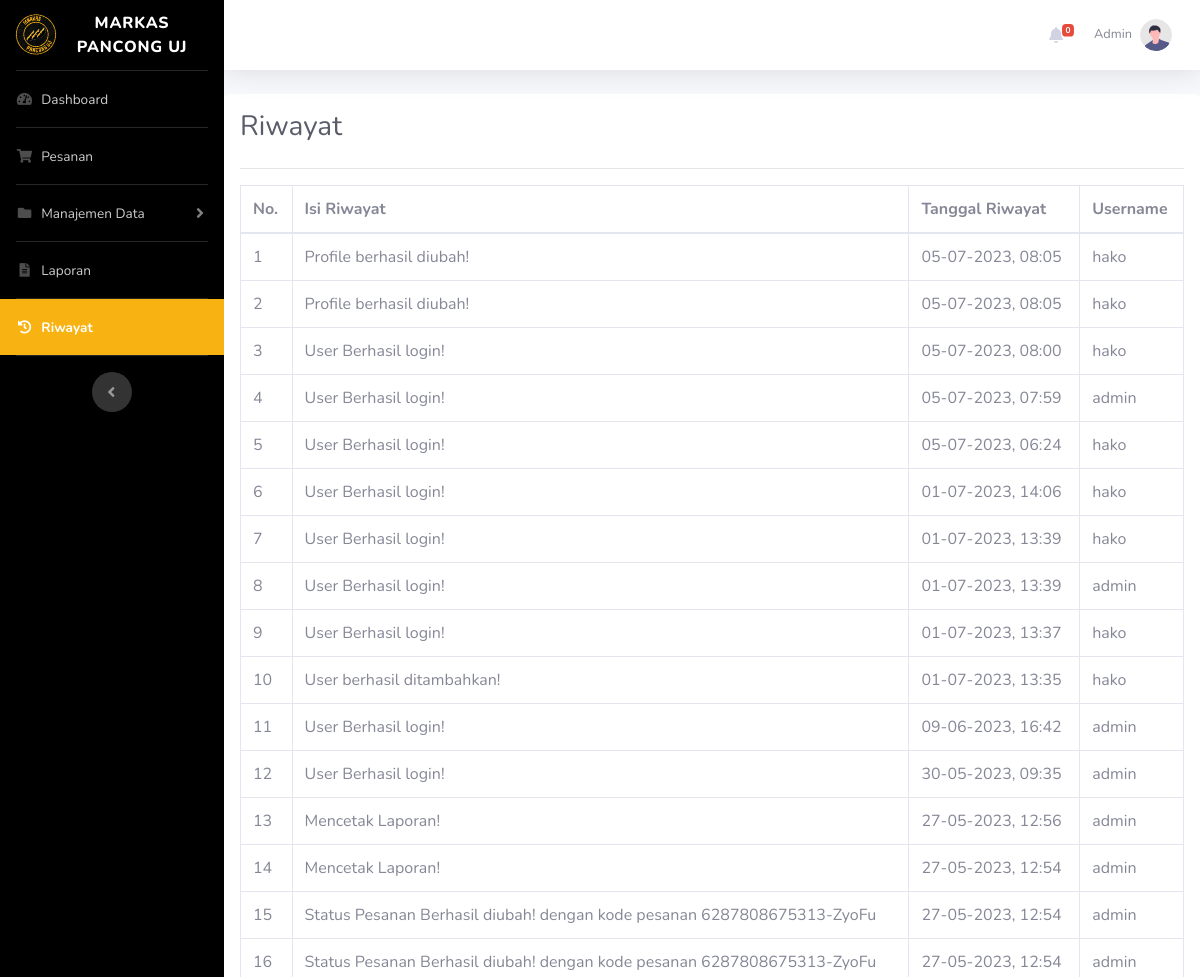
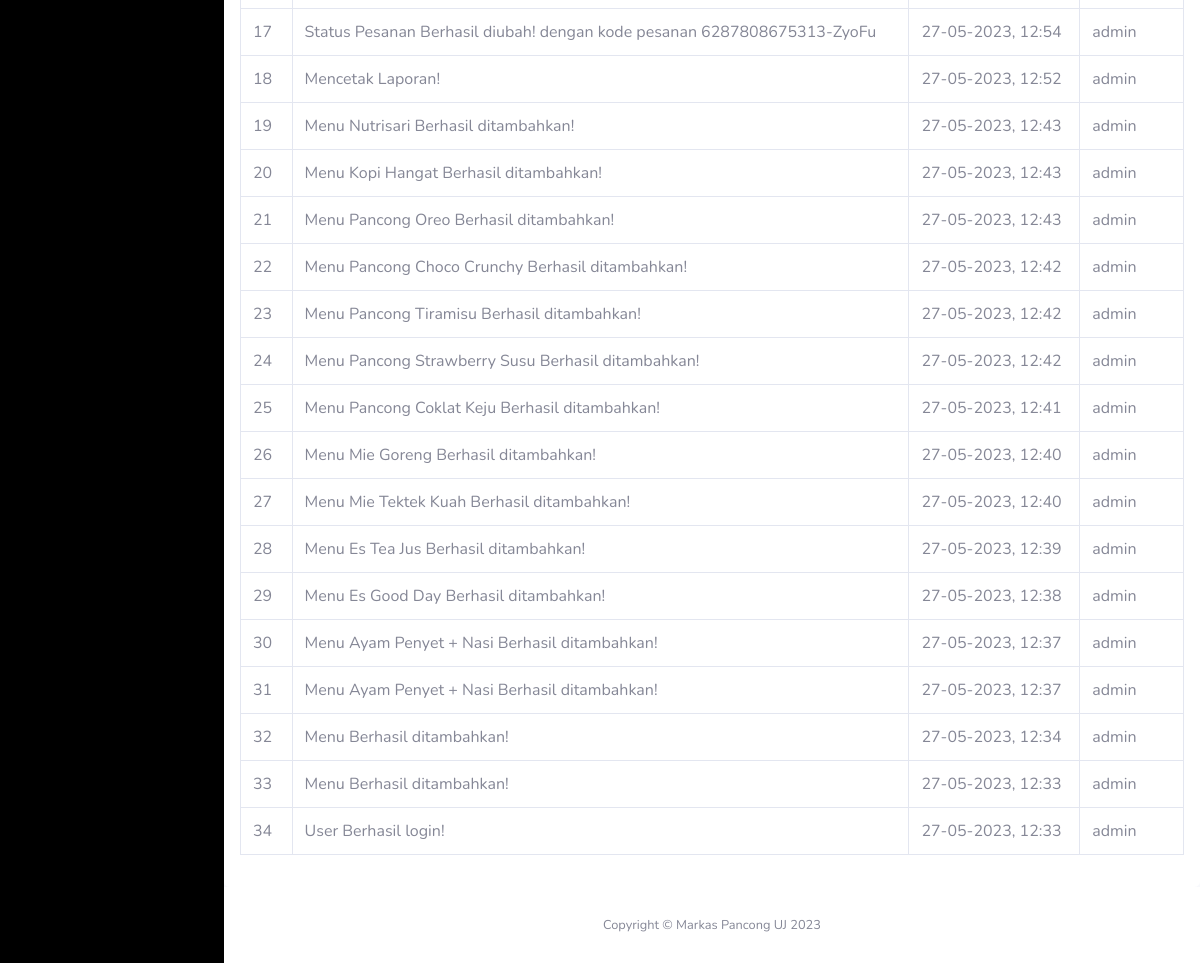
The page /riwayat.php (signed in) on the database its author committed (2 pictures, top to bottom).
### tables this page shows
CREATE TABLE `user` (
  `id_user` int(11) NOT NULL,
  `username` varchar(10) NOT NULL,
  `password` varchar(255) NOT NULL,
  `nama_lengkap` varchar(50) NOT NULL,
  `no_telepon` varchar(20) NOT NULL,
  `alamat` text NOT NULL,
  `role` enum('administrator','pelanggan') NOT NULL
);

CREATE TABLE `riwayat` (
  `id_riwayat` int(11) NOT NULL,
  `isi_riwayat` text NOT NULL,
  `tanggal_riwayat` datetime NOT NULL,
  `id_user` int(11) NOT NULL
);

### riwayat.php (the view, shortened to what this page needs)
<?php
    require_once 'koneksi.php';
    $id_user = $_SESSION['id_user'];
    if (!$dataUser = mysqli_fetch_assoc(mysqli_query($koneksi, "SELECT * FROM user WHERE id_user = '$id_user'"))) {
        header("Location: logout.php");
        exit;
    }
    $riwayat = mysqli_query($koneksi, "SELECT * FROM riwayat INNER JOIN user ON riwayat.id_user = user.id_user ORDER BY tanggal_riwayat DESC");
 ?>
<!DOCTYPE html>
<html lang="en">
<head>
    <?php include 'head.php' ?>
</head>
<body id="page-top">
    <div id="wrapper">
        <?php include 'sidebar.php'; ?>
        <div id="content-wrapper" class="d-flex flex-column">
            <div id="content">
                <?php include 'topbar.php' ?>
                <div class="container-fluid bg-white rounded p-3">
                    <div class="d-sm-flex align-items-center justify-content-between mb-4">
                        <h1 class="h3 mb-0 text-gray-800">Riwayat</h1>
                    </div>
                    <hr class="mt-0">
                    <div class="table-responsive">
                        <table class="table table-bordered">
                            <thead>
                                <tr>
                                    <th>No.</th>
                                    <th>Isi Riwayat</th>
                                    <th>Tanggal Riwayat</th>
                                    <th>Username</th>
                                </tr>
                            </thead>
                            <tbody>
                                <?php $i = 1; ?>
                                <?php foreach ($riwayat as $dr): ?>
                                    <tr>
                                        <td><?= $i++; ?></td>
                                        <td><?= $dr['isi_riwayat']; ?></td>
                                        <td><?= date("d-m-Y, H:i", strtotime($dr['tanggal_riwayat'])); ?></td>
                                        <td><?= $dr['username']; ?></td>
                                    </tr>
                                <?php endforeach ?>
                            </tbody>
                        </table>
                    </div>
                </div>
            </div>
            <?php include 'footer.php' ?>
        </div>
    </div>
</body>
</html>

### head.php (shortened to what this page needs)
<link href="vendor/fontawesome-free/css/all.min.css" rel="stylesheet" type="text/css">
<link href="vendor/datatables/dataTables.bootstrap4.min.css" rel="stylesheet">
<link href="css/sb-admin-2.min.css" rel="stylesheet">
<link rel="stylesheet" href="css/style.css">

### sidebar.php (shortened to what this page needs)
<ul class="navbar-nav bg-black sidebar sidebar-dark accordion" id="accordionSidebar">
    <a class="sidebar-brand d-flex align-items-center justify-content-center" href="dashboard.php">
        <div class="sidebar-brand-icon rotate-n-15">
            <img src="img/logo.png" alt="Logo" width="40">
        </div>
        <div class="sidebar-brand-text mx-3">Markas Pancong UJ</div>
    </a>
    <hr class="sidebar-divider my-0">
    <li class="nav-item <?= (strpos($_SERVER['REQUEST_URI'], "/dashboard.php") === 0)? 'btn-pancong active' : ''; ?>">
        <a class="nav-link" href="dashboard.php">
            <i class="fas fa-fw fa-tachometer-alt"></i>
            <span>Dashboard</span></a>
    </li>
    <hr class="sidebar-divider my-0">
    <li class="nav-item <?= (strpos($_SERVER['REQUEST_URI'], "/pesanan.php") === 0)? 'btn-pancong active' : ''; ?>">
        <a class="nav-link" href="pesanan.php">
            <i class="fas fa-fw fa-shopping-cart"></i>
            <span>Pesanan</span></a>
    </li>
    <hr class="sidebar-divider my-0">
    <li class="nav-item">
        <a class="nav-link collapsed" href="#" data-toggle="collapse" data-target="#collapsePages"
            aria-expanded="true" aria-controls="collapsePages">
            <i class="fas fa-fw fa-folder"></i>
            <span>Manajemen Data</span>
        </a>
    </li>
    <hr class="sidebar-divider my-0">
    <li class="nav-item <?= (strpos($_SERVER['REQUEST_URI'], "/laporan.php") === 0)? 'btn-pancong active' : ''; ?>">
        <a class="nav-link" href="laporan.php">
            <i class="fas fa-fw fa-file-alt"></i>
            <span>Laporan</span></a>
    </li>
    <li class="nav-item <?= (strpos($_SERVER['REQUEST_URI'], "/riwayat.php") === 0)? 'btn-pancong active' : ''; ?>">
        <a class="nav-link" href="riwayat.php">
            <i class="fas fa-fw fa-history"></i>
            <span>Riwayat</span></a>
    </li>
    <hr class="sidebar-divider d-none d-md-block">
    <div class="text-center d-none d-md-inline">
        <button class="rounded-circle border-0" id="sidebarToggle"></button>
    </div>
</ul>

### topbar.php (shortened to what this page needs)
<nav class="navbar navbar-expand navbar-light bg-white topbar mb-4 static-top shadow">
    <ul class="navbar-nav ml-auto">
        <?php if ($dataUser['role'] == 'administrator'): ?>
            <li class="nav-item dropdown no-arrow mx-1">
                <a class="nav-link dropdown-toggle" href="#" id="alertsDropdown" role="button"
                    data-toggle="dropdown" aria-haspopup="true" aria-expanded="false">
                    <i class="fas fa-bell fa-fw"></i>
                    <span class="badge badge-danger badge-counter" id="badge-counter">0</span>
                </a>
            </li>
        <?php endif ?>
        <li class="nav-item dropdown no-arrow">
            <a class="nav-link dropdown-toggle" href="#" id="userDropdown" role="button"
                data-toggle="dropdown" aria-haspopup="true" aria-expanded="false">
                <span class="mr-2 d-none d-lg-inline text-gray-600 small"><?= $dataUser['nama_lengkap']; ?></span>
                <img class="img-profile rounded-circle"
                    src="img/undraw_profile.svg">
            </a>
        </li>
    </ul>
</nav>

### footer.php
<footer class="sticky-footer bg-white">
    <div class="container my-auto">
        <div class="copyright text-center my-auto">
            <span>Copyright &copy; Markas Pancong UJ 2023</span>
        </div>
    </div>
</footer>

### css/style.css (style rules this page uses)
html { scroll-behavior: smooth; }
.bg-black { background-color: #000!important; }
.btn-pancong { color: #000!important; background-color: #F8B211!important; }

### rows shown on the page
user: nama_lengkap "Admin"
riwayat: isi_riwayat "Profile berhasil diubah!", tanggal_riwayat "05-07-2023, 08:05", id_user.username "hako"
riwayat: isi_riwayat "Profile berhasil diubah!", tanggal_riwayat "05-07-2023, 08:05", id_user.username "hako"
riwayat: isi_riwayat "User Berhasil login!", tanggal_riwayat "05-07-2023, 08:00", id_user.username "hako"
riwayat: isi_riwayat "User Berhasil login!", tanggal_riwayat "05-07-2023, 07:59", id_user.username "admin"
riwayat: isi_riwayat "User Berhasil login!", tanggal_riwayat "05-07-2023, 06:24", id_user.username "hako"
riwayat: isi_riwayat "User Berhasil login!", tanggal_riwayat "01-07-2023, 14:06", id_user.username "hako"
riwayat: isi_riwayat "User Berhasil login!", tanggal_riwayat "01-07-2023, 13:39", id_user.username "hako"
riwayat: isi_riwayat "User Berhasil login!", tanggal_riwayat "01-07-2023, 13:39", id_user.username "admin"
riwayat: isi_riwayat "User Berhasil login!", tanggal_riwayat "01-07-2023, 13:37", id_user.username "hako"
riwayat: isi_riwayat "User berhasil ditambahkan!", tanggal_riwayat "01-07-2023, 13:35", id_user.username "hako"
riwayat: isi_riwayat "User Berhasil login!", tanggal_riwayat "09-06-2023, 16:42", id_user.username "admin"
riwayat: isi_riwayat "User Berhasil login!", tanggal_riwayat "30-05-2023, 09:35", id_user.username "admin"
riwayat: isi_riwayat "Mencetak Laporan!", tanggal_riwayat "27-05-2023, 12:56", id_user.username "admin"
riwayat: isi_riwayat "Mencetak Laporan!", tanggal_riwayat "27-05-2023, 12:54", id_user.username "admin"
riwayat: isi_riwayat "Status Pesanan Berhasil diubah! dengan kode pesanan 6287808675313-ZyoFu", tanggal_riwayat "27-05-2023, 12:54", id_user.username "admin"
riwayat: isi_riwayat "Status Pesanan Berhasil diubah! dengan kode pesanan 6287808675313-ZyoFu", tanggal_riwayat "27-05-2023, 12:54", id_user.username "admin"
riwayat: isi_riwayat "Status Pesanan Berhasil diubah! dengan kode pesanan 6287808675313-ZyoFu", tanggal_riwayat "27-05-2023, 12:54", id_user.username "admin"
riwayat: isi_riwayat "Mencetak Laporan!", tanggal_riwayat "27-05-2023, 12:52", id_user.username "admin"
riwayat: isi_riwayat "Menu Nutrisari Berhasil ditambahkan!", tanggal_riwayat "27-05-2023, 12:43", id_user.username "admin"
riwayat: isi_riwayat "Menu Kopi Hangat Berhasil ditambahkan!", tanggal_riwayat "27-05-2023, 12:43", id_user.username "admin"
riwayat: isi_riwayat "Menu Pancong Oreo Berhasil ditambahkan!", tanggal_riwayat "27-05-2023, 12:43", id_user.username "admin"
riwayat: isi_riwayat "Menu Pancong Choco Crunchy Berhasil ditambahkan!", tanggal_riwayat "27-05-2023, 12:42", id_user.username "admin"
riwayat: isi_riwayat "Menu Pancong Tiramisu Berhasil ditambahkan!", tanggal_riwayat "27-05-2023, 12:42", id_user.username "admin"
riwayat: isi_riwayat "Menu Pancong Strawberry Susu Berhasil ditambahkan!", tanggal_riwayat "27-05-2023, 12:42", id_user.username "admin"
riwayat: isi_riwayat "Menu Pancong Coklat Keju Berhasil ditambahkan!", tanggal_riwayat "27-05-2023, 12:41", id_user.username "admin"
riwayat: isi_riwayat "Menu Mie Goreng Berhasil ditambahkan!", tanggal_riwayat "27-05-2023, 12:40", id_user.username "admin"
riwayat: isi_riwayat "Menu Mie Tektek Kuah Berhasil ditambahkan!", tanggal_riwayat "27-05-2023, 12:40", id_user.username "admin"
riwayat: isi_riwayat "Menu Es Tea Jus Berhasil ditambahkan!", tanggal_riwayat "27-05-2023, 12:39", id_user.username "admin"
riwayat: isi_riwayat "Menu Es Good Day Berhasil ditambahkan!", tanggal_riwayat "27-05-2023, 12:38", id_user.username "admin"
riwayat: isi_riwayat "Menu Ayam Penyet + Nasi Berhasil ditambahkan!", tanggal_riwayat "27-05-2023, 12:37", id_user.username "admin"
riwayat: isi_riwayat "Menu Ayam Penyet + Nasi Berhasil ditambahkan!", tanggal_riwayat "27-05-2023, 12:37", id_user.username "admin"
riwayat: isi_riwayat "Menu Berhasil ditambahkan!", tanggal_riwayat "27-05-2023, 12:34", id_user.username "admin"
riwayat: isi_riwayat "Menu Berhasil ditambahkan!", tanggal_riwayat "27-05-2023, 12:33", id_user.username "admin"
riwayat: isi_riwayat "User Berhasil login!", tanggal_riwayat "27-05-2023, 12:33", id_user.username "admin"
